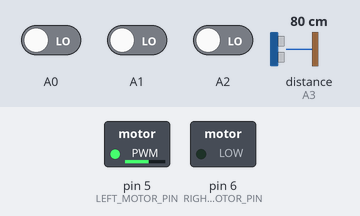
Recording of a sketch running on a simulated Arduino Uno, built with avr-gcc and run on an emulated ATmega328P. On the bench: switched loads named in the sketch (green lamp = pin HIGH). Wiring (inferred from the names in the program): ultrasonic range finder: trigger A4; echo A3. Inputs (shaded band) come from the test bench; at power-on: A1 LOW, A0 LOW, A2 LOW, distance to the obstacle (sensor on A3) 80 cm. The echo pulse lasts 58.3 µs per cm; pins used as bus, display or sensor lines are not drawn; what the sketch prints to the serial monitor is not drawn.

Above: at 12.4 s.
12.5 s: A1 driven HIGH
At 13.4 s:
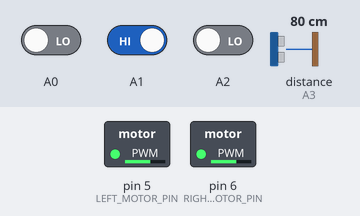
14.0 s: A0 driven HIGH
At 14.3 s:
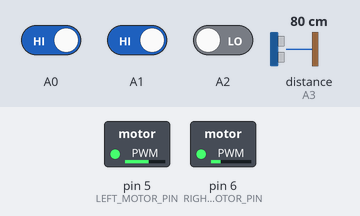
15.5 s: A0 driven LOW
At 16.7 s:
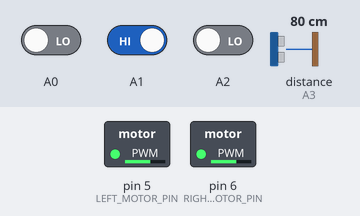
17.0 s: A2 driven HIGH
At 18.0 s:
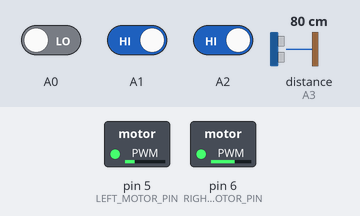
18.5 s: A2 driven LOW
At 19.2 s:
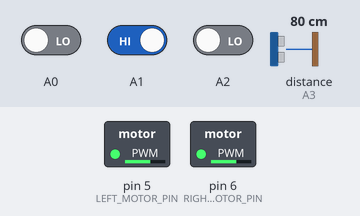
Timing chart, 0 to 21.0 s (numbered marks = the images above; inputs shaded):
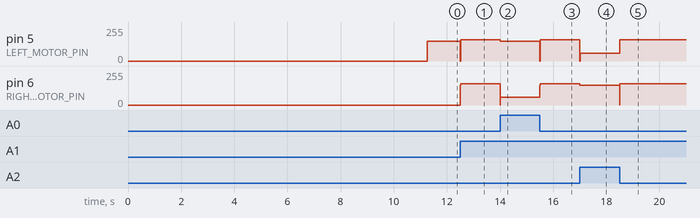

The sketch:

Line_following_code.ino
```cpp
#include <SoftwareSerial.h>

#include <QTRSensors.h>

#define NUM_SENSORS 3


#define MAX_SPEED 160
//constants in PID alg
#define K_P 0.2
#define K_D 0.7
#define K_I 0.0

//distance at which we want to stop
#define SAFETY_DISTANCE 17


//set the pins for each sensor
QTRSensorsRC qtrrc((unsigned char[]) {A0, A1, A2}, NUM_SENSORS);
//array in which we put data from sensors
unsigned int sensorValues[NUM_SENSORS];
int lastError = 0;
int integral = 0;

/*LEFT MOTOR PARAMETERS*/
int left_motor_1 = 9;
int left_motor_2 = 10;
int LEFT_MOTOR_PIN = 5;

/*RIGHT MOTOR PARAMETERS*/

int right_motor_1 = 11;
int right_motor_2 = 12;
int RIGHT_MOTOR_PIN = 6;


//pins from ultrasonic sensor (front)
int echoPin = A3; // transmitter
int trigPin = A4; // receiver
long duration;
long cm;
long counter;

void setup()
{
  Serial.begin(9600);

  pinMode(LEFT_MOTOR_PIN, OUTPUT);
  pinMode(RIGHT_MOTOR_PIN, OUTPUT);
  pinMode(trigPin, OUTPUT);
  pinMode(echoPin, INPUT);

  int i;
  for (i = 0; i < 250; i++)  // make the calibration take about 5 seconds
  {
    qtrrc.calibrate();
    delay(20);
  }

}

void loop()
{
  getDistanceFromSensors();

  int position = qtrrc.readLine(sensorValues);

  int error = position - 1000;
  int derivative = error - lastError;
  int pid = (K_P * error) + (K_D * derivative) + (K_I * integral);
  integral += error;
  lastError = error;

  Serial.println(cm);

  int leftSpeed = MAX_SPEED - pid;
  int rightSpeed = MAX_SPEED + pid;

  if(leftSpeed > 255 )
  {
    leftSpeed = 150;
  }

  if(rightSpeed > 255 )
  {
    rightSpeed = 150;
  }

  if(leftSpeed == 0 )
  {
    leftSpeed = 140;
  }

  if(rightSpeed == 0 )
  {
    rightSpeed = 140;
  }
  // adjust the motor speeds based on the pid output
  if (leftSpeed < 0)
  {
    digitalWrite(left_motor_1, LOW);
    digitalWrite(left_motor_2, HIGH);
    leftSpeed = 0;
  }
  else
  {
    digitalWrite(left_motor_1, HIGH);
    digitalWrite(left_motor_2, LOW);
  }

  if (rightSpeed < 0) {

    digitalWrite(right_motor_1, LOW);
    digitalWrite(right_motor_2, HIGH);
    rightSpeed = 0;
  }
  else
  {
    digitalWrite(right_motor_1, HIGH);
    digitalWrite(right_motor_2, LOW);
  }

  //if we have an obstacle the car wiil stop
   if(cm <= SAFETY_DISTANCE)
  {
    digitalWrite(right_motor_1, LOW);
    digitalWrite(right_motor_2, LOW);
    digitalWrite(left_motor_1, LOW);
    digitalWrite(left_motor_2, LOW);
    analogWrite(LEFT_MOTOR_PIN, 0);
   analogWrite(RIGHT_MOTOR_PIN, 0);
  }
  //the car is outside of the range of the line
  if((sensorValues[0] >= 500 && sensorValues[0] <=1000) && (sensorValues[1] >=500 && sensorValues[1] <= 1000) && (sensorValues[2] >= 500 && sensorValues[0] <=1000))
  {
    digitalWrite(right_motor_1, LOW);
    digitalWrite(right_motor_2, LOW);
    digitalWrite(left_motor_1, LOW);
    digitalWrite(left_motor_2, LOW);
    analogWrite(LEFT_MOTOR_PIN, 0);
    analogWrite(RIGHT_MOTOR_PIN, 0);
  }
   analogWrite(LEFT_MOTOR_PIN, leftSpeed);
   analogWrite(RIGHT_MOTOR_PIN, rightSpeed);
}

  void getDistanceFromSensors()
{
    //ultrasonic sensor (front)
    digitalWrite(trigPin, LOW);
    delayMicroseconds(5);
    digitalWrite(trigPin, HIGH);
    delayMicroseconds(10);
    digitalWrite(trigPin, LOW);

    duration = pulseIn(echoPin, HIGH);
    cm = (duration/2) / 29.1;

}
```

Measured:
- after the input at 12.5 s, pin 5 (LEFT_MOTOR_PIN): 150/255 → 160/255 at once; pin 6 (RIGHT_MOTOR_PIN): 0/255 → 160/255 at once
- after the input at 14.0 s, pin 5 (LEFT_MOTOR_PIN): 160/255 → 150/255 at once; pin 6 (RIGHT_MOTOR_PIN): 160/255 → 60/255 at once
- after the input at 15.5 s, pin 5 (LEFT_MOTOR_PIN): 150/255 → 160/255 at once; pin 6 (RIGHT_MOTOR_PIN): 60/255 → 160/255 at once
- after the input at 17.0 s, pin 5 (LEFT_MOTOR_PIN): 160/255 → 60/255 at once; pin 6 (RIGHT_MOTOR_PIN): 160/255 → 150/255 at once
- after the input at 18.5 s, pin 5 (LEFT_MOTOR_PIN): 60/255 → 160/255 at once; pin 6 (RIGHT_MOTOR_PIN): 150/255 → 160/255 at once
